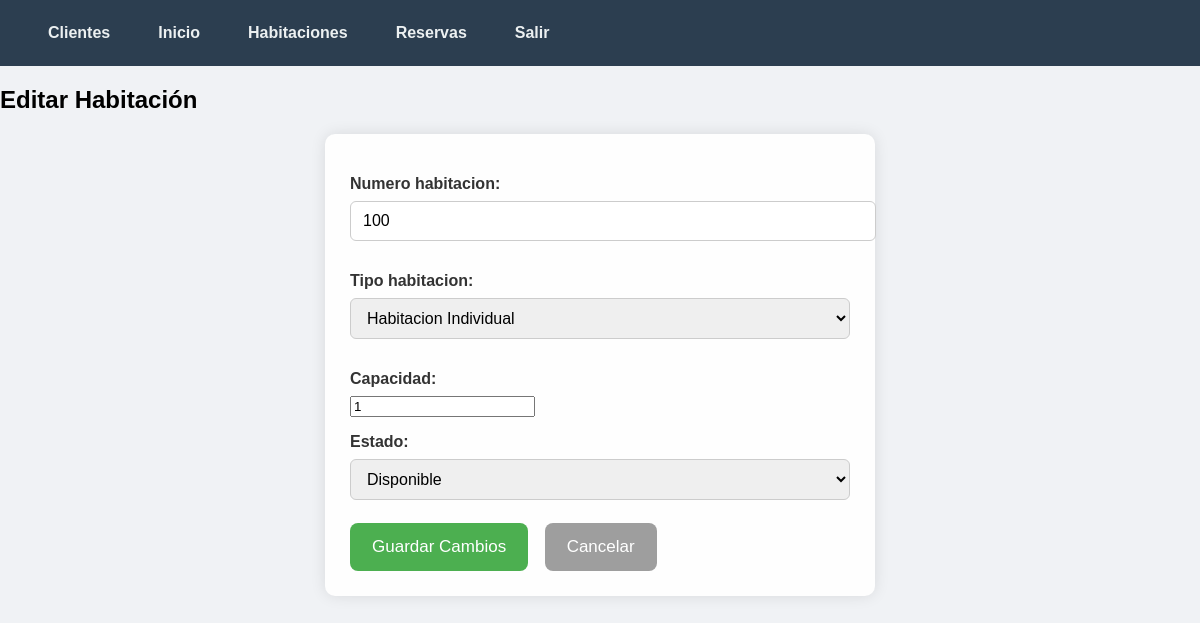
Page /habitaciones/editar/10/ (signed in) on the committed database.
### reservas/models.py (models this page shows, shortened)
class Habitacion(models.Model):
    id_habitacion = models.AutoField(primary_key=True)  # Opcional, Django lo crea automáticamente
    numero_habitacion = models.CharField(max_length=10)
    tipo_habitacion = models.ForeignKey(TipoHabitacion, on_delete=models.CASCADE)
    capacidad = models.IntegerField()
    estado = models.CharField(
        max_length=1,
        choices=[('D','Disponible'), ('O','Ocupada'), ('M','Mantenimiento')],
        default='D'
    )

### reservas/views.py (the view)
# urls.py: path('habitaciones/editar/<int:pk>/', views.editar_habitacion, name='editar_habitacion'),
@login_required
@user_passes_test(es_admin)
def editar_habitacion(request, pk):
    habitacion = get_object_or_404(Habitacion, pk=pk)
    if request.method == 'POST':
        form = HabitacionForm(request.POST, instance=habitacion)
        if form.is_valid():
            form.save()
            return redirect('habitaciones')
    else:
        form = HabitacionForm(instance=habitacion)
    return render(request, 'editar_habitacion.html', {'form': form, 'habitacion': habitacion})

### reservas/forms.py
class HabitacionForm(forms.ModelForm):
    class Meta:
        model = Habitacion
        fields = ['numero_habitacion', 'tipo_habitacion', 'capacidad', 'estado']
        widgets = {
            'numero_habitacion': forms.TextInput(attrs={'class': 'form-control'}),
            'tipo_habitacion': forms.Select(attrs={'class': 'form-control'}),
            'capacidad': forms.NumberInput(attrs={'class': 'form-control'}),
            'estado': forms.Select(attrs={'class': 'form-control'}),
        }

### reservas/models.py (called while the page is built)
    def __str__(self):
        return self.nombre_tipo

### reservas/views.py (called while the page is built)
def es_admin(user):
    return user.is_staff

### reservas/templates/editar_habitacion.html (shortened to what this page needs)
{% extends 'base.html' %}
{% load static %}
{% block content %}
<link rel="stylesheet" href="{% static 'css/crudHabiED.css' %}">
<h2>Editar Habitación</h2>
<form method="post">
    {{ form.as_p }}
    <button type="submit">Guardar Cambios</button>
    <a href="{% url 'habitaciones' %}"><button type="button">Cancelar</button></a>
</form>
{% endblock %}

### reservas/static/css/base.css (style rules this page uses)
body { font-family: Arial, sans-serif; margin: 0; padding: 0; }

### reservas/static/css/login.css (style rules this page uses)
body { background-color: #f0f2f5; font-family: Arial, sans-serif; margin: 0; padding: 0; }

### reservas/static/css/crudHabiED.css (style rules this page uses)
form { max-width: 500px; margin: 20px auto; background-color: #fefefe; padding: 25px; border-radius: 10px; box-shadow: 0 0 15px rgba(0,0,0,0.1); font-family: Arial, sans-serif; }
form p, form label { font-weight: 600; margin-bottom: 8px; display: block; color: #333; }
form input[type="text"], form input[type="email"], form input[type="password"], form select, form textarea { width: 100%; padding: 10px 12px; margin-bottom: 15px; border: 1.5px solid #ccc; border-radius: 6px; font-size: 16px; transition: border-color 0.3s ease; }
form button[type="submit"] { background-color: #4CAF50; color: white; border: none; padding: 14px 22px; font-size: 17px; border-radius: 8px; cursor: pointer; transition: background-color 0.3s ease; margin-right: 12px; }
form button[type="button"] { background-color: #9e9e9e; color: white; border: none; padding: 14px 22px; font-size: 17px; border-radius: 8px; cursor: pointer; transition: background-color 0.3s ease; }

### rows in the picture
Habitacion: numero_habitacion "100", tipo_habitacion "Habitacion Individual", capacidad "1", estado "Disponible"
